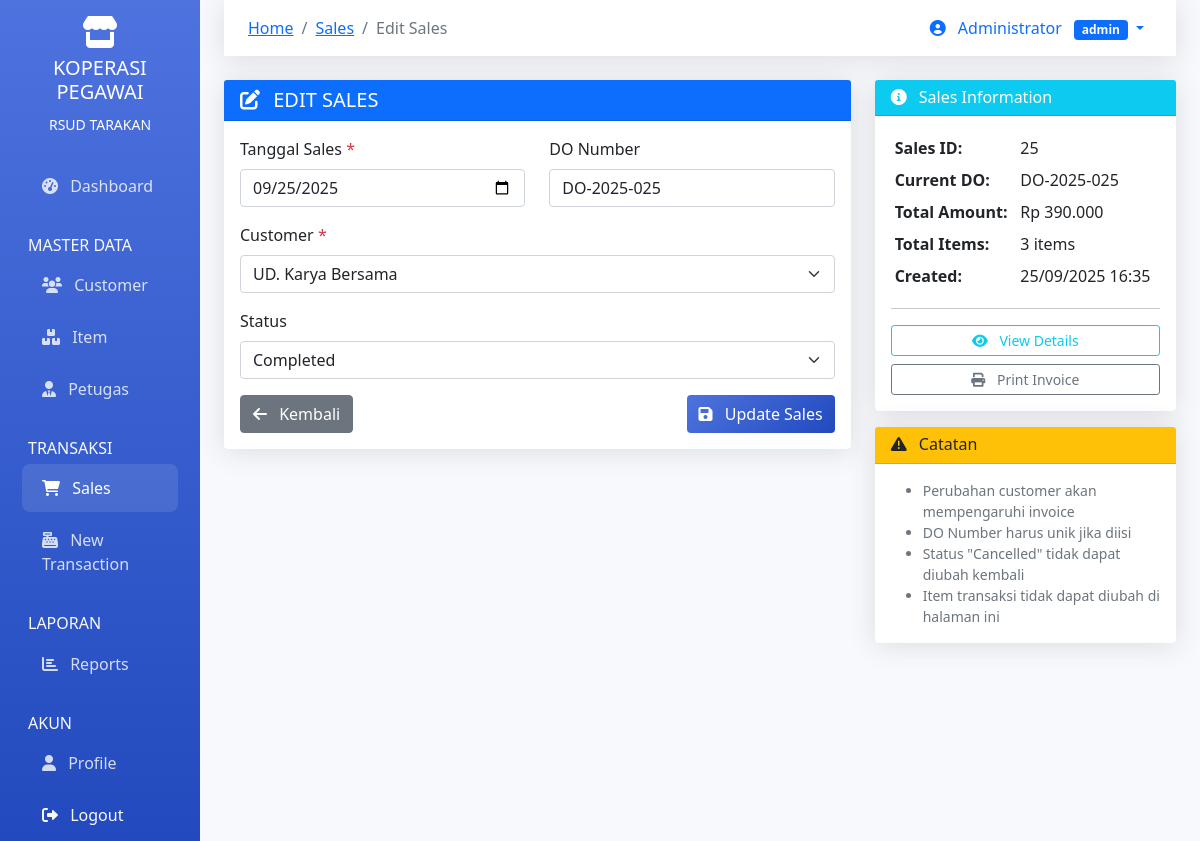
Screenshot of /modules/sales/edit.php?id=25 (signed in) with the database file from the repository.
### tables this page shows
CREATE TABLE petugas (
    id_user INT PRIMARY KEY AUTO_INCREMENT,
    nama_user VARCHAR(100) NOT NULL,
    username VARCHAR(50) NOT NULL UNIQUE,
    password VARCHAR(255) NOT NULL,
    level INT NOT NULL,
    created_at TIMESTAMP DEFAULT CURRENT_TIMESTAMP,
    FOREIGN KEY (level) REFERENCES level(id_level)
);

CREATE TABLE level (
    id_level INT PRIMARY KEY AUTO_INCREMENT,
    level VARCHAR(50) NOT NULL UNIQUE
);

CREATE TABLE sales (
    id_sales INT PRIMARY KEY AUTO_INCREMENT,
    tgl_sales DATE NOT NULL,
    id_customer INT NOT NULL,
    do_number VARCHAR(50) UNIQUE,
    status ENUM('pending', 'completed', 'cancelled') DEFAULT 'pending',
    total_amount DECIMAL(15,2) DEFAULT 0,
    created_at TIMESTAMP DEFAULT CURRENT_TIMESTAMP,
    FOREIGN KEY (id_customer) REFERENCES customer(id_customer)
);

CREATE TABLE customer (
    id_customer INT PRIMARY KEY AUTO_INCREMENT,
    nama_customer VARCHAR(100) NOT NULL,
    alamat TEXT,
    telp VARCHAR(20),
    fax VARCHAR(20),
    email VARCHAR(100),
    created_at TIMESTAMP DEFAULT CURRENT_TIMESTAMP
);

### modules/sales/edit.php (the view, shortened to what the rows shown need)
<?php
require_once __DIR__ . '/../../classes/Auth.php';
require_once __DIR__ . '/../../classes/Sales.php';
$auth = new Auth();
$auth->requireLogin();
$sales = new Sales();
$customer = new Customer();
$user = $auth->getCurrentUser();
$id = $_GET['id'] ?? 0;
$salesDetail = $sales->getSalesDetail($id);
$salesData = $salesDetail['sales'];
$customers = $customer->getAll();
?>
<!DOCTYPE html>
<html lang="id">
<head>
    <link href="https://cdn.jsdelivr.net/npm/bootstrap@5.1.3/dist/css/bootstrap.min.css" rel="stylesheet">
    <link href="https://cdnjs.cloudflare.com/ajax/libs/font-awesome/6.0.0/css/all.min.css" rel="stylesheet">
</head>
<body>
    <div class="container-fluid">
        <div class="row">
            <main class="col-md-9 ms-sm-auto col-lg-10 px-md-4 main-content">
                <nav class="navbar navbar-expand-lg navbar-custom mb-4">
                    <div class="container-fluid">
                        <div class="collapse navbar-collapse" id="navbarNav">
                            <ul class="navbar-nav ms-auto">
                                <li class="nav-item dropdown">
                                    <a class="nav-link dropdown-toggle" href="#" id="navbarDropdown" role="button" data-bs-toggle="dropdown">
                                        <i class="fas fa-user-circle me-2"></i>
                                        <?= htmlspecialchars($user['nama_user']) ?>
                                        <span class="badge bg-primary ms-2"><?= htmlspecialchars($user['level_name']) ?></span>
                                    </a>
                                </li>
                            </ul>
                        </div>
                    </div>
                </nav>
                <div class="row">
                    <div class="col-md-8">
                        <div class="card">
                            <div class="card-body">
                                <form method="POST">
                                    <div class="row">
                                        <div class="col-md-6">
                                            <div class="mb-3">
                                                <label for="tgl_sales" class="form-label">Tanggal Sales <span class="text-danger">*</span></label>
                                                <input type="date" class="form-control" id="tgl_sales" name="tgl_sales"
                                                       value="<?= htmlspecialchars($salesData['tgl_sales']) ?>" required>
                                            </div>
                                        </div>
                                        <div class="col-md-6">
                                            <div class="mb-3">
                                                <label for="do_number" class="form-label">DO Number</label>
                                                <input type="text" class="form-control" id="do_number" name="do_number"
                                                       value="<?= htmlspecialchars($salesData['do_number']) ?>"
                                                       placeholder="Opsional - akan digenerate otomatis jika kosong">
                                            </div>
                                        </div>
                                    </div>
                                    <div class="mb-3">
                                        <label for="id_customer" class="form-label">Customer <span class="text-danger">*</span></label>
                                        <select class="form-select" id="id_customer" name="id_customer" required>
                                            <?php foreach ($customers as $cust): ?>
                                            <option value="<?= $cust['id_customer'] ?>"
                                                    <?= $cust['id_customer'] == $salesData['id_customer'] ? 'selected' : '' ?>>
                                                <?= htmlspecialchars($cust['nama_customer']) ?>
                                            </option>
                                            <?php endforeach; ?>
                                        </select>
                                    </div>
                                    <div class="mb-3">
                                        <label for="status" class="form-label">Status</label>
                                        <select class="form-select" id="status" name="status">
                                            <option value="completed" <?= $salesData['status'] == 'completed' ? 'selected' : '' ?>>Completed</option>
                                        </select>
                                    </div>
                                </form>
                            </div>
                        </div>
                    </div>
                    <div class="col-md-4">
                        <div class="card">
                            <div class="card-body">
                                <table class="table table-borderless table-sm">
                                    <tr>
                                        <td><strong>Sales ID:</strong></td>
                                        <td><?= htmlspecialchars($salesData['id_sales']) ?></td>
                                    </tr>
                                    <tr>
                                        <td><strong>Current DO:</strong></td>
                                        <td><?= htmlspecialchars($salesData['do_number'] ?: '-') ?></td>
                                    </tr>
                                    <tr>
                                        <td><strong>Total Amount:</strong></td>
                                        <td>Rp <?= number_format($salesData['total_amount'], 0, ',', '.') ?></td>
                                    </tr>
                                    <tr>
                                        <td><strong>Created:</strong></td>
                                        <td><?= date('d/m/Y H:i', strtotime($salesData['created_at'])) ?></td>
                                    </tr>
                                </table>
                            </div>
                        </div>
                    </div>
                </div>
            </main>
        </div>
    </div>
</body>
</html>

### rows the page displays
petugas: nama_user "Administrator", level.level "admin"
sales: tgl_sales "09/25/2025", do_number "DO-2025-025", id_customer "UD. Karya Bersama", status "Completed", id_sales "25", total_amount "390.000", created_at "25/09/2025 16:35"

### other values shown
count($transactions) "3"
